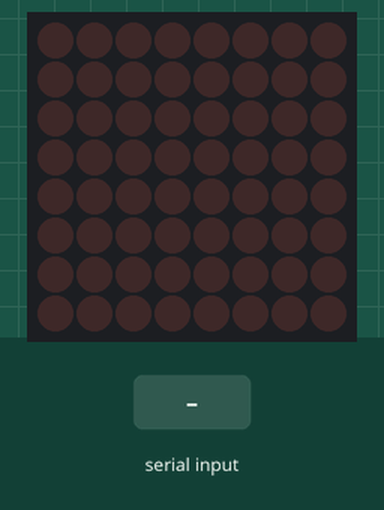
This sketch was run on a simulated Arduino Uno, built with avr-gcc and run on an emulated ATmega328P. On the bench: 8×8 LED matrix. The test bench sets the inputs (shaded band). What the sketch prints to the serial monitor is not drawn.

Above: at 1.2 s.
1.3 s: "TIME 1\n" received over Serial
At 2.1 s:
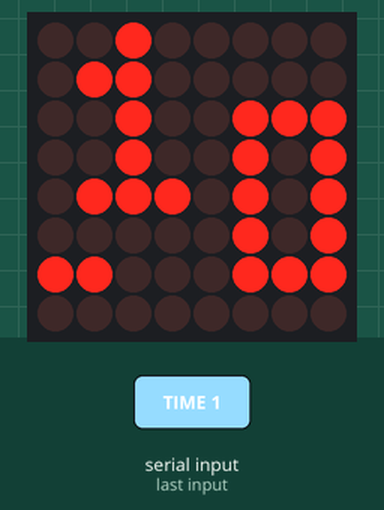
4.3 s: "TIME\n" received over Serial
At 4.8 s:
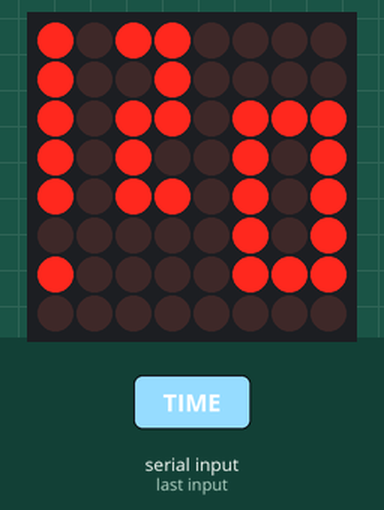
7.3 s: "TIME 150\n" received over Serial
At 8.1 s:
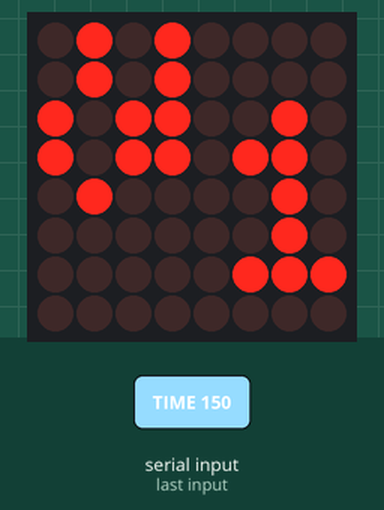
10.3 s: "TIME 45\n" received over Serial
At 10.7 s:
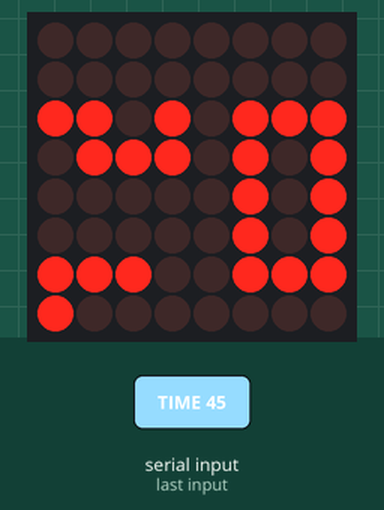
13.3 s: "TIME 150\n" received over Serial
At 14.1 s:
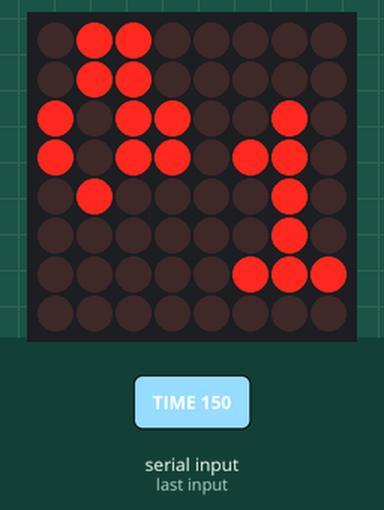
16.3 s: "90 45 200\n" received over Serial
At 17.1 s:
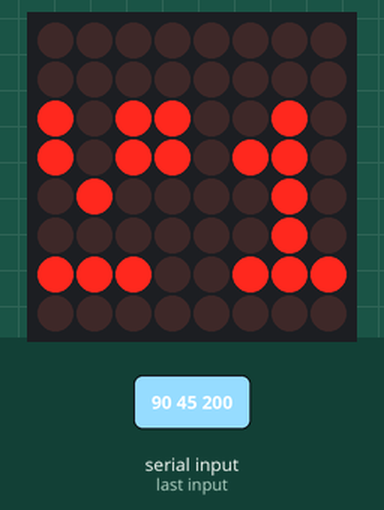
Timing chart, 0 to 19.3 s (numbered marks = the images above; inputs shaded):
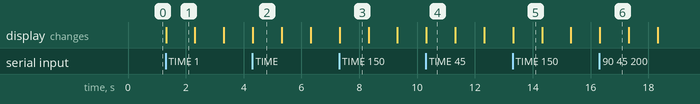

The sketch:

Matrix_Clock.ino
```cpp
#include <LedControl.h>

#define DIN 11
#define CS_LOAD 10
#define CLK 13

LedControl lc = LedControl(DIN, CLK, CS_LOAD, 1);

int hours = 0;
int minutes = 0;
int seconds = 0;

bool timeSynced = false;

unsigned long previousMillis = 0;
const long interval = 1000;

// -------- FONTS (same as yours) --------
const byte hourFont[13][5] = {
  {B0000,B0000,B0000,B0000,B0000},
  {B0010,B0110,B0010,B0010,B0111},
  {B1110,B0001,B0110,B1000,B1111},
  {B1110,B0001,B0110,B0001,B1110},
  {B0011,B0101,B1001,B1111,B0001},
  {B1111,B1000,B1110,B0001,B1110},
  {B0110,B1000,B1110,B1001,B0110},
  {B1111,B0001,B0010,B0100,B0100},
  {B0110,B1001,B0110,B1001,B0110},
  {B1111,B1001,B1111,B0001,B1111},
  {B1010,B1101,B1101,B1101,B1010},
  {B1010,B1010,B1010,B1010,B1010},
  {B1011,B1001,B1011,B1010,B1011}
};

const byte minOnesFont[10][5] = {
  {B111,B101,B101,B101,B111},
  {B010,B110,B010,B010,B111},
  {B111,B001,B111,B100,B111},
  {B111,B001,B111,B001,B111},
  {B101,B101,B111,B001,B001},
  {B111,B100,B111,B001,B111},
  {B111,B100,B111,B101,B111},
  {B111,B001,B001,B001,B001},
  {B111,B101,B111,B101,B111},
  {B111,B101,B111,B001,B111}
};

const int minTensCoords[5][2] = {
  {0,7},{0,6},{0,5},{1,7},{1,6}
};

const int secCoords[6][2] = {
  {6,0},{6,1},{6,2},
  {7,0},{7,1},{7,2}
};

void setup() {
  Serial.begin(9600);
  lc.shutdown(0,false);
  lc.setIntensity(0,8);
  lc.clearDisplay(0);

  Serial.println("Send time as: TIME HH MM SS");
}

void loop() {

  checkSerialSync();

  if (!timeSynced) return;

  if (millis() - previousMillis >= interval) {
    previousMillis = millis();
    incrementTime();
    updateDisplay();
  }
}

void checkSerialSync() {
  if (Serial.available()) {

    String cmd = Serial.readStringUntil('\n');
    cmd.trim();

    if (cmd.startsWith("TIME")) {

      int first = cmd.indexOf(' ');
      int second = cmd.indexOf(' ', first + 1);
      int third = cmd.indexOf(' ', second + 1);

      hours = cmd.substring(first+1, second).toInt();
      minutes = cmd.substring(second+1, third).toInt();
      seconds = cmd.substring(third+1).toInt();

      if (hours > 12) hours -= 12;
      if (hours == 0) hours = 12;

      timeSynced = true;
      updateDisplay();
    }
  }
}

void incrementTime() {

  seconds++;

  if (seconds >= 60) {
    seconds = 0;
    minutes++;

    if (minutes >= 60) {
      minutes = 0;
      hours++;

      if (hours > 12)
        hours = 1;
    }
  }
}

void updateDisplay() {

  lc.clearDisplay(0);

  int displayHour = hours;

  for (int row = 0; row < 5; row++) {
    byte rowData = hourFont[displayHour][row];
    for (int col = 0; col < 4; col++) {
      if ((rowData >> (3-col)) & 0x01)
        lc.setLed(0,row,col,true);
    }
  }

  int tensDigit = minutes / 10;

  for (int i=0; i<tensDigit && i<5; i++)
    lc.setLed(0,minTensCoords[i][0],minTensCoords[i][1],true);

  int onesDigit = minutes % 10;

  for (int row=0; row<5; row++) {
    byte rowData = minOnesFont[onesDigit][row];
    for (int col=0; col<3; col++) {
      if ((rowData >> (2-col)) & 0x01)
        lc.setLed(0,row+2,col+5,true);
    }
  }

  int secCount = seconds % 6;

  if (secCount == 0 && seconds != 0)
    secCount = 6;

  if (seconds == 0)
    secCount = 0;

  for (int i=0; i<secCount; i++)
    lc.setLed(0,secCoords[i][0],secCoords[i][1],true);
}
```

Measured:
- after the input at 1.3 s, the display: changes at once (image 1)
- after the input at 4.3 s, the display: first changes at once (image 2 shows a later state)
- after the input at 7.3 s, the display: changes at once (image 3)
- after the input at 10.3 s, the display: first changes at once (image 4 shows a later state)
- after the input at 13.3 s, the display: changes at once (image 5)
- after the input at 16.3 s, the display: changes at once (image 6)
- what the display in image 1 shows lasts 1.0 s, from 1.3 s to 2.3 s
